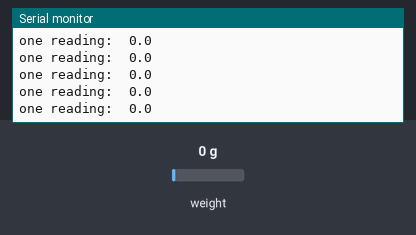
A sketch run on a simulated Arduino Uno, built with avr-gcc and run on an emulated ATmega328P. Shown: the last lines printed to the serial monitor. Inputs (shaded band) come from the test bench; at power-on: weight on the scale 0 g.

Above: at 8.4 s.
8.5 s: weight on the scale set to 100 g
At 8.52 s:
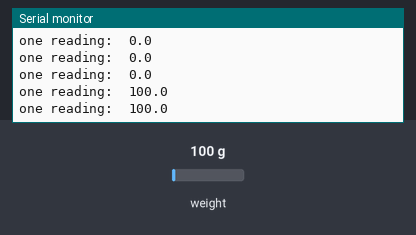
10.0 s: weight on the scale set to 1250 g
At 10.03 s:
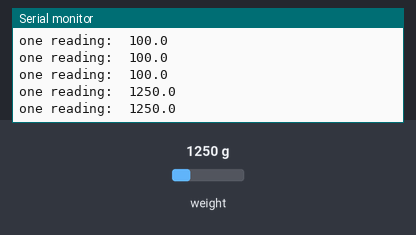
Timing chart, 0 to 13.0 s (numbered marks = the images above; inputs shaded):
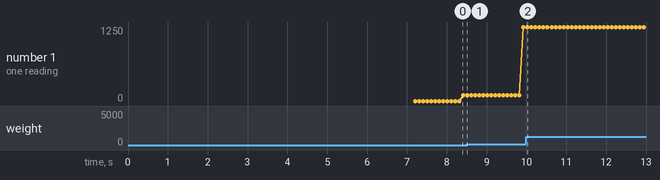

The sketch:

loadCell.ino
```cpp
// (licence header left out)
#include "HX711.h"


// HX711 circuit wiring
const int LOADCELL_DOUT_PIN = 5;
const int LOADCELL_SCK_PIN = 6;


HX711 scale;

void setup() {
  Serial.begin(38400);
  Serial.println("HX711 Demo");

  Serial.println("Initializing the scale");

  // Initialize library with data output pin, clock input pin and gain factor.
  // Channel selection is made by passing the appropriate gain:
  // - With a gain factor of 64 or 128, channel A is selected
  // - With a gain factor of 32, channel B is selected
  // By omitting the gain factor parameter, the library
  // default "128" (Channel A) is used here.
  scale.begin(LOADCELL_DOUT_PIN, LOADCELL_SCK_PIN);

  Serial.println("Before setting up the scale:");
  Serial.print("read: \t\t");
  Serial.println(scale.read());			// print a raw reading from the ADC

  Serial.print("read average: \t\t");
  Serial.println(scale.read_average(20));  	// print the average of 20 readings from the ADC

  Serial.print("get value: \t\t");
  Serial.println(scale.get_value(5));		// print the average of 5 readings from the ADC minus the tare weight (not set yet)

  Serial.print("get units: \t\t");
  Serial.println(scale.get_units(5), 1);	// print the average of 5 readings from the ADC minus tare weight (not set) divided
						// by the SCALE parameter (not set yet)

  scale.set_scale(474.f / 44.2f);                      // this value is obtained by calibrating the scale with known weights; see the README for details
  scale.tare();				        // reset the scale to 0

  Serial.println("After setting up the scale:");

  Serial.print("read: \t\t");
  Serial.println(scale.read());                 // print a raw reading from the ADC

  Serial.print("read average: \t\t");
  Serial.println(scale.read_average(20));       // print the average of 20 readings from the ADC

  Serial.print("get value: \t\t");
  Serial.println(scale.get_value(5));		// print the average of 5 readings from the ADC minus the tare weight, set with tare()

  Serial.print("get units: \t\t");
  Serial.println(scale.get_units(5), 1);        // print the average of 5 readings from the ADC minus tare weight, divided
						// by the SCALE parameter set with set_scale

  Serial.println("Readings:");
}

void loop() {
  Serial.print("one reading:\t");
  Serial.println(scale.get_units(), 1);
}
```

Measured:
- after the input at 8.5 s, the serial monitor: prints a new line at once (image 1)
- after the input at 10.0 s, the serial monitor: prints a new line at once (image 2)
- plotted number 1: 100 → 1250 after the input at 8.5 s
